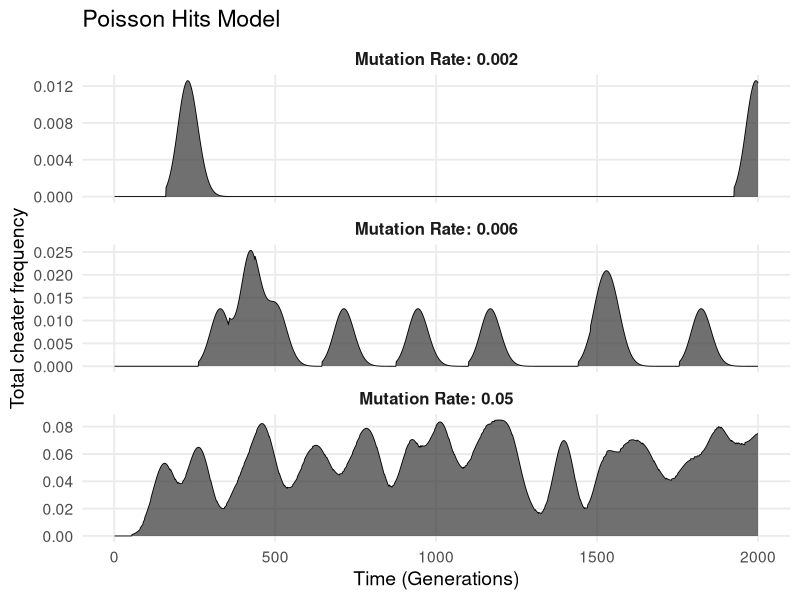

Write the R code that produced this figure.
library(ggplot2)
library(dplyr)


# this function returns the vector of frequencies for a single mutation event from its birth until it is purged (extinction).

get_additive_flicker_trajectory <- function(
    b = 4,              # Benefit
    c = 1,              # Cost
    I = 0.5,            # Investment Level
    lambda = 0.006,      # Lag rate
    R_GL = 0.15,         # Local Relatedness
    R_LT_eq = 0.5,      # Equilibrium Structure
    p0 = 0.001,         # Initial mutation size
    threshold = 1e-9    # Extinction threshold where the allele is deemed extinct
) {
  
  # simulate enough generations to ensure extinction 
  
  max_gen_guess <- 2000 
  p <- numeric(max_gen_guess)
  p[1] <- p0
  
  for(t in 1:(max_gen_guess-1)) {
    
    #calculate time  dependent structure (age of the lineage)
    # The 't' here represents the age of this specific mutation
    R_LT <- R_LT_eq * (1 - exp(-lambda * (t - 1)))
    R_total <- R_GL + (1 - R_GL) * R_LT
    
    #subjective Frequencies
    p_now <- p[t]
    
    # Cheater sees p + (1-p)R
    p_star_C <- p_now + (1 - p_now) * R_total
    # Altruist sees p(1-R)
    p_star_A <- p_now * (1 - R_total)
    
    #fitness
    w_C <- 1 + b * I * (1 - p_star_C)
    w_A <- 1 - c * I + b * I * (1 - p_star_A)
    w_bar <- p_now * w_C + (1 - p_now) * w_A
    
    # Update
    p_next <- (p_now * w_C) / w_bar
    
    # Check for extinction
    if(p_next < threshold) {
      p[t+1] <- 0
      break
    } else {
      p[t+1] <- p_next
    }
  }
  
  
  return(p[p > 0])
}

#Poisson superposition
#

run_poisson_hits <- function(
    mu,                # Mutation Rate (Events per generation)
    T_total = 5000,    # Total Time Steps to simulate
    flicker_traj       # The shape of one flicker 
) {
  
  # generate mutation events
  # draw number of mutations at each time step
  # most steps will be 0, some will be 1 or more if mu is quite high 
  n_mutations_per_step <- rpois(T_total, lambda = mu)
  
  #identify the times where mutations occurred
  mutation_times <- which(n_mutations_per_step > 0)
  mutation_counts <- n_mutations_per_step[mutation_times]
  
  # superposition of cheater freqencies
  # Initialize the global frequency vector
  total_p <- numeric(T_total + length(flicker_traj)) 
  
  for (i in seq_along(mutation_times)) {
    start_t <- mutation_times[i]
    count <- mutation_counts[i] # In case 2 mutations happen at once
    
    # Add the flicker trajectory to the timeline at the correct start time
    # multiply by count  if multiple mutations happened at the exact same timestep
    end_t <- start_t + length(flicker_traj) - 1
    
    total_p[start_t:end_t] <- total_p[start_t:end_t] + (flicker_traj * count)
  }
  
  # trim back to T_total 
  total_p <- total_p[1:T_total]
  
  return(data.frame(
    Time = 1:T_total,
    Frequency = total_p,
    MutationRate = paste0("Mutation Rate: ", mu)
  ))
}

#run simulations

# pre-calculate the shape of the flicker 
# specify parameters
base_flicker <- get_additive_flicker_trajectory(
  b = 4, c = 1, I = 0.5, lambda = 0.004, R_GL = 0.15, R_LT_eq = 0.5, p0 = 0.001
)

# run for 3 different mutation rates
# Note: mu needs to be high enough to see events, but low enough for the 'rare' assumption
sim_low <- run_poisson_hits(mu = 0.002, T_total = 2000, flicker_traj = base_flicker)
sim_med <- run_poisson_hits(mu = 0.006,  T_total = 2000, flicker_traj = base_flicker)
sim_high <- run_poisson_hits(mu = 0.05,  T_total = 2000, flicker_traj = base_flicker)

# combine Data
all_results <- rbind(sim_low, sim_med, sim_high)

# factor ordering to ensure plots appear Low -> High
all_results$MutationRate <- factor(all_results$MutationRate, levels = unique(all_results$MutationRate))

#plotting - Gemini AI was used here to assist with the plotting code

p_final <- ggplot(all_results, aes(x = Time, y = Frequency)) +
  # Use a filled area or line. Area looks nice for "Load".
  geom_area(alpha = 0.7) +
  geom_line(color = "black", size = 0.3) +
  
  # Facet into 3 panels vertically
  facet_wrap(~MutationRate, ncol = 1, scales = "free_y") +
  
  labs(
    title = "Poisson Hits Model",
    
    y = "Total cheater frequency",
    x = "Time (Generations)"
  ) +
  
  theme_minimal(base_size = 14) +
  theme(
    strip.text = element_text(face = "bold", size = 12),
    panel.grid.minor = element_blank()
  )


print(p_final)
